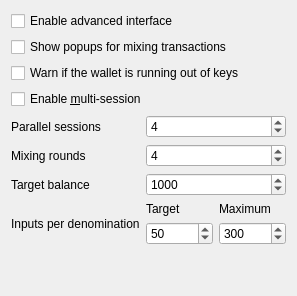
     <widget class="QWidget" name="pageCoinJoin">
      <layout class="QVBoxLayout" name="verticalLayout_4">
       <item>
        <widget class="QCheckBox" name="showAdvancedCJUI">
         <property name="toolTip">
          <string>Show additional information and buttons on overview screen.</string>
         </property>
         <property name="text">
          <string>Enable advanced interface</string>
         </property>
        </widget>
       </item>
       <item>
        <widget class="QCheckBox" name="showCoinJoinPopups">
         <property name="toolTip">
          <string>Show system popups for mixing transactions&lt;br/&gt;just like for all other transaction types.</string>
         </property>
         <property name="text">
          <string>Show popups for mixing transactions</string>
         </property>
        </widget>
       </item>
       <item>
        <widget class="QCheckBox" name="lowKeysWarning">
         <property name="toolTip">
          <string>Show warning dialog when the wallet has very low number of keys left.</string>
         </property>
         <property name="text">
          <string>Warn if the wallet is running out of keys</string>
         </property>
        </widget>
       </item>
       <item>
        <widget class="QCheckBox" name="coinJoinMultiSession">
         <property name="toolTip">
          <string>Whether to use experimental mode with multiple mixing sessions per block.&lt;br/&gt;Note: You must use this feature carefully.&lt;br/&gt;Make sure you always have recent wallet (auto)backup in a safe place!</string>
         </property>
         <property name="text">
          <string>Enable &amp;multi-session</string>
         </property>
        </widget>
       </item>
       <item>
        <layout class="QGridLayout">
         <item row="0" column="0">
          <widget class="QLabel" name="lblCoinJoinSessionsText">
           <property name="toolTip">
            <string>Use this many separate masternodes in parallel to mix funds.&lt;br/&gt;Note: You must use this feature carefully.&lt;br/&gt;Make sure you always have recent wallet (auto)backup in a safe place!</string>
           </property>
           <property name="text">
            <string>Parallel sessions</string>
           </property>
          </widget>
         </item>
         <item row="0" column="1">
          <widget class="QSpinBox" name="coinJoinSessions">
           <property name="minimum">
            <number>1</number>
           </property>
           <property name="maximum">
            <number>10</number>
           </property>
           <property name="value">
            <number>4</number>
           </property>
          </widget>
         </item>
         <item row="1" column="0">
          <widget class="QLabel" name="lblCoinJoinRoundsText">
           <property name="toolTip">
            <string>This setting determines the amount of individual masternodes that an input will be mixed through.&lt;br/&gt;More rounds of mixing gives a higher degree of privacy, but also costs more in fees.</string>
           </property>
           <property name="text">
            <string>Mixing rounds</string>
           </property>
          </widget>
         </item>
         <item row="1" column="1">
          <widget class="QSpinBox" name="coinJoinRounds">
           <property name="minimum">
            <number>2</number>
           </property>
           <property name="maximum">
            <number>16</number>
           </property>
           <property name="value">
            <number>4</number>
           </property>
          </widget>
         </item>
         <item row="2" column="0">
          <widget class="QLabel" name="lblCoinJoinAmountText">
           <property name="toolTip">
            <string>This amount acts as a threshold to turn off mixing once it's reached.</string>
           </property>
           <property name="statusTip">
            <string notr="true"/>
           </property>
           <property name="whatsThis">
            <string notr="true"/>
           </property>
           <property name="accessibleName">
            <string notr="true"/>
           </property>
           <property name="accessibleDescription">
            <string notr="true"/>
           </property>
           <property name="text">
            <string>Target balance</string>
           </property>
          </widget>
         </item>
         <item row="2" column="1">
          <widget class="QSpinBox" name="coinJoinAmount">
           <property name="minimum">
            <number>2</number>
           </property>
           <property name="maximum">
            <number>100000000</number>
           </property>
           <property name="singleStep">
            <number>10</number>
           </property>
           <property name="value">
            <number>1000</number>
           </property>
          </widget>
         </item>
         <item row="3" column="0">
          <widget class="QLabel" name="lblCoinJoinDenoms">
           <property name="toolTip">
            <string>How many inputs of each denominated amount are created.&lt;br/&gt;Lower these numbers if you want fewer smaller denominations.</string>
           </property>
           <property name="text">
            <string>Inputs per denomination</string>
           </property>
          </widget>
         </item>
         <item row="3" column="1">
          <layout class="QHBoxLayout">
           <item>
            <layout class="QVBoxLayout">
             <item>
              <widget class="QLabel" name="lblCoinJoinDenomsTarget">
               <property name="toolTip">
                <string>Try to create at least this many inputs for each denominated amount.&lt;br/&gt;Lower this number if you want fewer smaller denominations.</string>
               </property>
               <property name="text">
                <string>Target</string>
               </property>
              </widget>
             </item>
             <item>
              <widget class="QSpinBox" name="coinJoinDenomsGoal">
               <property name="minimum">
                <number>10</number>
               </property>
               <property name="maximum">
                <number>100000</number>
               </property>
               <property name="singleStep">
                <number>10</number>
               </property>
               <property name="value">
                <number>50</number>
               </property>
              </widget>
             </item>
            </layout>
           </item>
           <item>
            <layout class="QVBoxLayout">
             <item>
              <widget class="QLabel" name="lblCoinJoinDenomsMaximum">
               <property name="toolTip">
                <string>Create up to this many inputs for each denominated amount.&lt;br/&gt;Lower this number if you want fewer smaller denominations.</string>
               </property>
               <property name="text">
                <string>Maximum</string>
               </property>
              </widget>
             </item>
             <item>
              <widget class="QSpinBox" name="coinJoinDenomsHardCap">
               <property name="minimum">
                <number>10</number>
               </property>
               <property name="maximum">
                <number>100000</number>
               </property>
               <property name="singleStep">
                <number>10</number>
               </property>
               <property name="value">
                <number>300</number>
               </property>
              </widget>
             </item>
            </layout>
           </item>
          </layout>
         </item>
        </layout>
       </item>
       <item>
        <spacer name="verticalSpacerPS">
         <property name="orientation">
          <enum>Qt::Vertical</enum>
         </property>
         <property name="sizeHint" stdset="0">
          <size>
           <width>20</width>
           <height>40</height>
          </size>
         </property>
        </spacer>
       </item>
      </layout>
     </widget>
